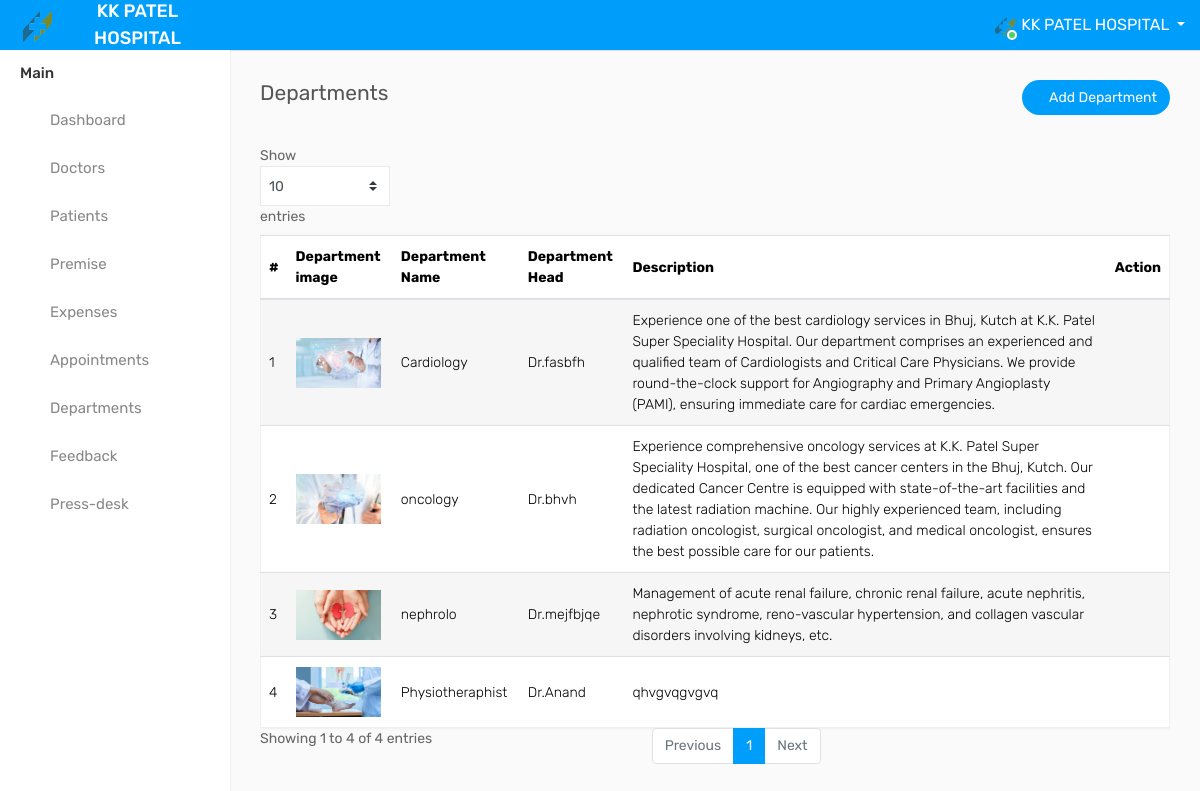
Screenshot of /admin/departments.php (signed in) with the database file from the repository.
### tables this page shows
CREATE TABLE `admin_data` (
  `admin_id` bigint UNSIGNED NOT NULL,
  `username` varchar(255) NOT NULL,
  `email` varchar(255) NOT NULL,
  `logo` varchar(255) NOT NULL,
  `password` varchar(255) NOT NULL,
  `city` varchar(100) NOT NULL,
  `postal_code` int NOT NULL,
  `phone` int NOT NULL,
  `address` varchar(255) NOT NULL,
  `created_at` timestamp NULL DEFAULT NULL,
  `updated_at` timestamp NULL DEFAULT NULL
);

CREATE TABLE `departments` (
  `id` int NOT NULL,
  `departmentimage` varchar(255) NOT NULL,
  `departmentname` varchar(100) NOT NULL,
  `departmenthead` varchar(100) NOT NULL,
  `description` text NOT NULL,
  `created_at` timestamp NULL DEFAULT CURRENT_TIMESTAMP
);

### admin/departments.php (the view, shortened to what this page needs)
<?php
include_once("../Database/connection.php");
$admin_email = $_SESSION['admin_email'];
$sql = "SELECT * FROM admin_data WHERE email = ?";
$stmt = $con->prepare($sql);
$stmt->bind_param("s", $admin_email);
$stmt->execute();
$result = $stmt->get_result();
$admin_data = $result->fetch_assoc();
?>
<!DOCTYPE html>
<html lang="en">
<head>
    <link rel="stylesheet" type="text/css" href="assets/css/bootstrap.min.css">
    <link rel="stylesheet" type="text/css" href="assets/css/font-awesome.min.css">
    <link rel="stylesheet" type="text/css" href="assets/css/style.css">
</head>
<body>
<div class="main-wrapper">
<div class="header">
			<div class="header-left">
				<a href="index-2.php" class="logo">
                <img src="assets/img/<?php echo $admin_data['logo']; ?>" width="35" height="35" alt=""> <span>KK PATEL HOSPITAL</span>
				</a>
			</div>
			<a id="toggle_btn" href="javascript:void(0);"><i class="fa fa-bars"></i></a>
            <ul class="nav user-menu float-right">
                <li class="nav-item dropdown has-arrow">
                    <a href="#" class="dropdown-toggle nav-link user-link" data-toggle="dropdown">
                        <span class="user-img">
                            <img class="rounded-circle" src="assets/img/<?php echo $admin_data['logo']; ?>" width="40" alt="Admin">
                            <span class="status online"></span>
                        </span>
                        <span><?php echo htmlspecialchars($admin_data['username']); ?></span>
                    </a>
                </li>
            </ul>
        </div>
        <div class="sidebar" id="sidebar">
            <div class="sidebar-inner slimscroll">
                <div id="sidebar-menu" class="sidebar-menu">
                    <ul>
                        <li class="menu-title">Main</li>
                        <li>
                            <a href="index-2.php"><i class="fa fa-dashboard"></i> <span>Dashboard</span></a>
                        </li>
						<li>
                            <a href="doctors.php"><i class="fa fa-user-md"></i> <span>Doctors</span></a>
                        </li>
                        <li>
                            <a href="patients.php"><i class="fa fa-wheelchair"></i> <span>Patients</span></a>
                        </li>
                        <li>
                            <a href="premise.php"><i class="fa fa-building"></i> <span>Premise</span></a>
                        </li>
                        <li>
                            <a href="expenses.php"><i class="fa fa-money"></i> <span>Expenses</span></a>
                        </li>
                        <li>
                            <a href="appointments.php"><i class="fa fa-calendar"></i> <span>Appointments</span></a>
                        </li>
                        <li>
                            <a href="departments.php"><i class="fa fa-hospital-o"></i> <span>Departments</span></a>
                        </li>
                        <li>
                            <a href="feedback.php"><i class="fa fa-comment-o"></i> <span>Feedback</span></a>
                        </li>
                        <li>
                            <a href="press-desk.php"><i class="fa fa-newspaper-o"></i> <span>Press-desk</span></a>
                        </li>
                    </ul>
                </div>
            </div>
        </div>
        <div class="page-wrapper">
        <div class="content">
            <div class="row">
                <div class="col-sm-5 col-5">
                    <h4 class="page-title">Departments</h4>
                </div>
                <div class="col-sm-7 col-7 text-right m-b-30">
                    <a href="add-department.php" class="btn btn-primary btn-rounded"><i class="fa fa-plus"></i> Add Department</a>
                </div>
            </div>
            <div class="row">
                <div class="col-md-12">
                    <div class="table-responsive">
                        <table class="table table-striped custom-table mb-0 datatable">
                            <thead>
                                <tr>
                                    <th>#</th>
                                    <th>Department image</th>
                                    <th>Department Name</th>
                                    <th>Department Head</th>
                                    <th>Description</th>
                                    <th class="text-right">Action</th>
                                </tr>
                            </thead>
                            <tbody>
                              <?php
                              $dept_sql = "SELECT * FROM departments";
                              $dept_result = $con->query($dept_sql);
                              if($dept_result->num_rows > 0) {
                                  $i = 1;
                                  while($row = $dept_result->fetch_assoc()) {
                              ?>
                                <tr>
                                    <td><?php echo $i++; ?></td>
                                    <td><img src="<?php echo $row['departmentimage']; ?>" height="50"></td>
                                    <td><?php echo $row['departmentname']; ?></td>
                                    <td><?php echo $row['departmenthead']; ?></td>
                                    <td><?php echo $row['description']; ?></td>
                                    <td class="text-right">
                                        <div class="dropdown dropdown-action">
                                            <a href="#" class="action-icon dropdown-toggle" data-toggle="dropdown" aria-expanded="false"><i class="fa fa-ellipsis-v"></i></a>
                                        </div>
                                    </td>
                                </tr>
                              <?php
                                  }
                              } else {
                                  echo "<tr><td colspan='6' class='text-center'>No departments found</td></tr>";
                              }
                              ?>
                             </tbody>
                        </table>
                    </div>
                </div>
            </div>
        </div>
    </div>
</body>
</body>
</html>

### rows the page displays
admin_data: logo (picture), username "KK PATEL HOSPITAL"
departments: departmentimage (picture), departmentname "Cardiology", departmenthead "Dr.fasbfh", description "Experience one of the best cardiology services in Bhuj, Kutch at K.K. Patel Super Speciality Hospital. Our department comprises an experienced and qualified team of Cardiologists and Critical Care Physicians. We provide round-the-clock support for Angiography and Primary Angioplasty (PAMI), ensuring immediate care for cardiac emergencies."
departments: departmentimage (picture), departmentname "oncology", departmenthead "Dr.bhvh", description "Experience comprehensive oncology services at K.K. Patel Super Speciality Hospital, one of the best cancer centers in the Bhuj, Kutch. Our dedicated Cancer Centre is equipped with state-of-the-art facilities and the latest radiation machine. Our highly experienced team, including radiation oncologist, surgical oncologist, and medical oncologist, ensures the best possible care for our patients."
departments: departmentimage (picture), departmentname "nephrolo", departmenthead "Dr.mejfbjqe", description "Management of acute renal failure, chronic renal failure, acute nephritis, nephrotic syndrome, reno-vascular hypertension, and collagen vascular disorders involving kidneys, etc."
departments: departmentimage (picture), departmentname "Physiotheraphist", departmenthead "Dr.Anand", description "qhvgvqgvgvq"
